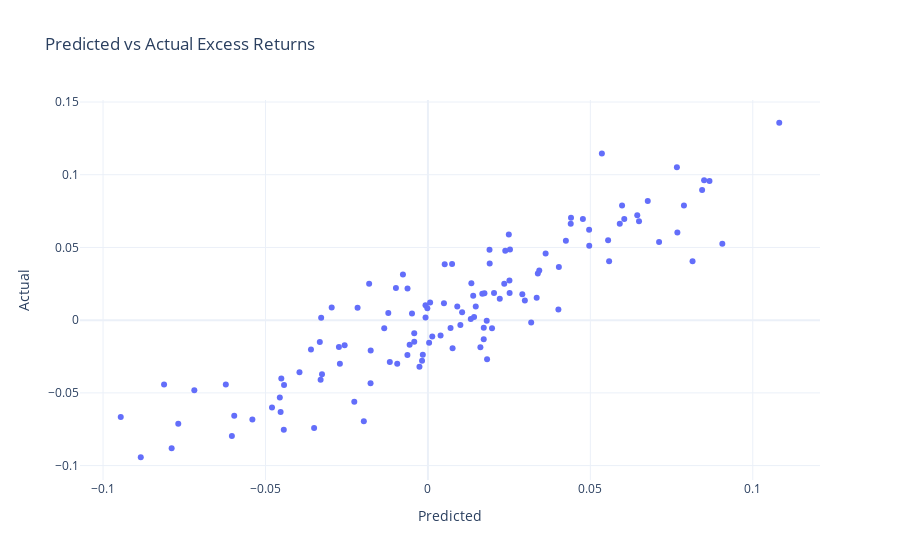

This figure's notebook cell:
### Code cell
pred = X @ coef
fig = go.Figure()
fig.add_trace(go.Scatter(x=pred, y=excess_ret, mode='markers', name='Actual vs Predicted'))
fig.update_layout(
    title='Predicted vs Actual Excess Returns',
    xaxis_title='Predicted',
    yaxis_title='Actual',
    template='plotly_white'
)
fig.show()
